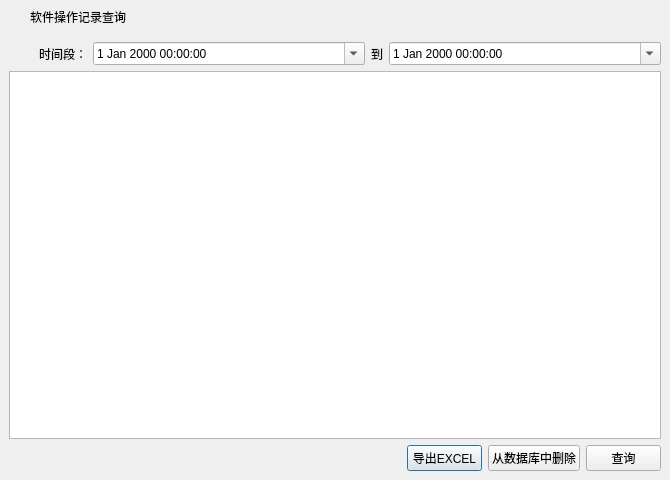
<?xml version="1.0" encoding="UTF-8"?>
<ui version="4.0">
 <class>frmSearchSystemLog</class>
 <widget class="QDialog" name="frmSearchSystemLog">
  <property name="geometry">
   <rect>
    <x>0</x>
    <y>0</y>
    <width>670</width>
    <height>480</height>
   </rect>
  </property>
  <property name="windowTitle">
   <string>软件操作记录查询</string>
  </property>
  <layout class="QGridLayout" name="gridLayout">
   <property name="leftMargin">
    <number>0</number>
   </property>
   <property name="topMargin">
    <number>0</number>
   </property>
   <property name="rightMargin">
    <number>0</number>
   </property>
   <property name="bottomMargin">
    <number>0</number>
   </property>
   <property name="spacing">
    <number>0</number>
   </property>
   <item row="0" column="0">
    <widget class="QWidget" name="widget_title" native="true">
     <property name="sizePolicy">
      <sizepolicy hsizetype="Preferred" vsizetype="Fixed">
       <horstretch>0</horstretch>
       <verstretch>0</verstretch>
      </sizepolicy>
     </property>
     <property name="minimumSize">
      <size>
       <width>100</width>
       <height>33</height>
      </size>
     </property>
     <layout class="QHBoxLayout" name="horizontalLayout_2">
      <property name="spacing">
       <number>0</number>
      </property>
      <property name="leftMargin">
       <number>0</number>
      </property>
      <property name="topMargin">
       <number>0</number>
      </property>
      <property name="rightMargin">
       <number>0</number>
      </property>
      <property name="bottomMargin">
       <number>0</number>
      </property>
      <item>
       <widget class="QLabel" name="lab_Ico">
        <property name="sizePolicy">
         <sizepolicy hsizetype="Minimum" vsizetype="Preferred">
          <horstretch>0</horstretch>
          <verstretch>0</verstretch>
         </sizepolicy>
        </property>
        <property name="minimumSize">
         <size>
          <width>30</width>
          <height>0</height>
         </size>
        </property>
        <property name="text">
         <string/>
        </property>
        <property name="alignment">
         <set>Qt::AlignCenter</set>
        </property>
       </widget>
      </item>
      <item>
       <widget class="QLabel" name="lab_Title">
        <property name="sizePolicy">
         <sizepolicy hsizetype="Expanding" vsizetype="Preferred">
          <horstretch>0</horstretch>
          <verstretch>0</verstretch>
         </sizepolicy>
        </property>
        <property name="styleSheet">
         <string notr="true">font: 10pt &quot;微软雅黑&quot;;</string>
        </property>
        <property name="text">
         <string>软件操作记录查询</string>
        </property>
        <property name="alignment">
         <set>Qt::AlignLeading|Qt::AlignLeft|Qt::AlignVCenter</set>
        </property>
       </widget>
      </item>
      <item>
       <widget class="QWidget" name="widget_menu" native="true">
        <property name="sizePolicy">
         <sizepolicy hsizetype="Minimum" vsizetype="Preferred">
          <horstretch>0</horstretch>
          <verstretch>0</verstretch>
         </sizepolicy>
        </property>
        <layout class="QHBoxLayout" name="horizontalLayout">
         <property name="spacing">
          <number>0</number>
         </property>
         <property name="leftMargin">
          <number>0</number>
         </property>
         <property name="topMargin">
          <number>0</number>
         </property>
         <property name="rightMargin">
          <number>0</number>
         </property>
         <property name="bottomMargin">
          <number>0</number>
         </property>
         <item>
          <widget class="QPushButton" name="btnMenu">
           <property name="enabled">
            <bool>false</bool>
           </property>
           <property name="sizePolicy">
            <sizepolicy hsizetype="Minimum" vsizetype="Expanding">
             <horstretch>0</horstretch>
             <verstretch>0</verstretch>
            </sizepolicy>
           </property>
           <property name="minimumSize">
            <size>
             <width>31</width>
             <height>0</height>
            </size>
           </property>
           <property name="cursor">
            <cursorShape>ArrowCursor</cursorShape>
           </property>
           <property name="focusPolicy">
            <enum>Qt::NoFocus</enum>
           </property>
           <property name="toolTip">
            <string/>
           </property>
           <property name="text">
            <string/>
           </property>
           <property name="flat">
            <bool>true</bool>
           </property>
          </widget>
         </item>
         <item>
          <widget class="QPushButton" name="btnMenu_Max">
           <property name="enabled">
            <bool>false</bool>
           </property>
           <property name="sizePolicy">
            <sizepolicy hsizetype="Minimum" vsizetype="Expanding">
             <horstretch>0</horstretch>
             <verstretch>0</verstretch>
            </sizepolicy>
           </property>
           <property name="minimumSize">
            <size>
             <width>31</width>
             <height>0</height>
            </size>
           </property>
           <property name="cursor">
            <cursorShape>ArrowCursor</cursorShape>
           </property>
           <property name="focusPolicy">
            <enum>Qt::NoFocus</enum>
           </property>
           <property name="toolTip">
            <string/>
           </property>
           <property name="text">
            <string/>
           </property>
           <property name="flat">
            <bool>true</bool>
           </property>
          </widget>
         </item>
         <item>
          <widget class="QPushButton" name="btnMenu_Min">
           <property name="sizePolicy">
            <sizepolicy hsizetype="Minimum" vsizetype="Expanding">
             <horstretch>0</horstretch>
             <verstretch>0</verstretch>
            </sizepolicy>
           </property>
           <property name="minimumSize">
            <size>
             <width>31</width>
             <height>0</height>
            </size>
           </property>
           <property name="cursor">
            <cursorShape>ArrowCursor</cursorShape>
           </property>
           <property name="focusPolicy">
            <enum>Qt::NoFocus</enum>
           </property>
           <property name="toolTip">
            <string>最小化</string>
           </property>
           <property name="text">
            <string/>
           </property>
           <property name="flat">
            <bool>true</bool>
           </property>
          </widget>
         </item>
         <item>
          <widget class="QPushButton" name="btnMenu_Close">
           <property name="sizePolicy">
            <sizepolicy hsizetype="Minimum" vsizetype="Expanding">
             <horstretch>0</horstretch>
             <verstretch>0</verstretch>
            </sizepolicy>
           </property>
           <property name="minimumSize">
            <size>
             <width>40</width>
             <height>0</height>
            </size>
           </property>
           <property name="cursor">
            <cursorShape>ArrowCursor</cursorShape>
           </property>
           <property name="focusPolicy">
            <enum>Qt::NoFocus</enum>
           </property>
           <property name="toolTip">
            <string>关闭</string>
           </property>
           <property name="text">
            <string/>
           </property>
           <property name="flat">
            <bool>true</bool>
           </property>
          </widget>
         </item>
        </layout>
       </widget>
      </item>
     </layout>
    </widget>
   </item>
   <item row="1" column="0">
    <widget class="QWidget" name="widget_main" native="true">
     <property name="styleSheet">
      <string notr="true">font: 10pt &quot;微软雅黑&quot;;</string>
     </property>
     <layout class="QVBoxLayout" name="verticalLayout_2">
      <item>
       <layout class="QVBoxLayout" name="verticalLayout">
        <item>
         <layout class="QHBoxLayout" name="horizontalLayout_3">
          <item>
           <widget class="QLabel" name="label_2">
            <property name="sizePolicy">
             <sizepolicy hsizetype="Fixed" vsizetype="Preferred">
              <horstretch>0</horstretch>
              <verstretch>0</verstretch>
             </sizepolicy>
            </property>
            <property name="minimumSize">
             <size>
              <width>78</width>
              <height>0</height>
             </size>
            </property>
            <property name="text">
             <string>时间段：</string>
            </property>
            <property name="alignment">
             <set>Qt::AlignRight|Qt::AlignTrailing|Qt::AlignVCenter</set>
            </property>
           </widget>
          </item>
          <item>
           <widget class="QDateTimeEdit" name="startDateTime">
            <property name="calendarPopup">
             <bool>true</bool>
            </property>
           </widget>
          </item>
          <item>
           <widget class="QLabel" name="label_3">
            <property name="sizePolicy">
             <sizepolicy hsizetype="Fixed" vsizetype="Preferred">
              <horstretch>0</horstretch>
              <verstretch>0</verstretch>
             </sizepolicy>
            </property>
            <property name="text">
             <string>到</string>
            </property>
            <property name="alignment">
             <set>Qt::AlignCenter</set>
            </property>
           </widget>
          </item>
          <item>
           <widget class="QDateTimeEdit" name="endDateTime">
            <property name="calendarPopup">
             <bool>true</bool>
            </property>
           </widget>
          </item>
         </layout>
        </item>
       </layout>
      </item>
      <item>
       <widget class="QTableWidget" name="tableWidget">
        <property name="styleSheet">
         <string notr="true"/>
        </property>
        <property name="editTriggers">
         <set>QAbstractItemView::NoEditTriggers</set>
        </property>
       </widget>
      </item>
      <item>
       <layout class="QHBoxLayout" name="horizontalLayout_6">
        <item>
         <spacer name="horizontalSpacer_2">
          <property name="orientation">
           <enum>Qt::Horizontal</enum>
          </property>
          <property name="sizeHint" stdset="0">
           <size>
            <width>40</width>
            <height>20</height>
           </size>
          </property>
         </spacer>
        </item>
        <item>
         <layout class="QHBoxLayout" name="horizontalLayout_5">
          <item>
           <widget class="QPushButton" name="btnExportExcel">
            <property name="minimumSize">
             <size>
              <width>75</width>
              <height>0</height>
             </size>
            </property>
            <property name="maximumSize">
             <size>
              <width>75</width>
              <height>16777215</height>
             </size>
            </property>
            <property name="text">
             <string>导出EXCEL</string>
            </property>
           </widget>
          </item>
          <item>
           <widget class="QPushButton" name="btnDeleteLog">
            <property name="text">
             <string>从数据库中删除</string>
            </property>
           </widget>
          </item>
          <item>
           <widget class="QPushButton" name="btnSearch">
            <property name="minimumSize">
             <size>
              <width>75</width>
              <height>0</height>
             </size>
            </property>
            <property name="maximumSize">
             <size>
              <width>75</width>
              <height>16777215</height>
             </size>
            </property>
            <property name="text">
             <string>查询</string>
            </property>
           </widget>
          </item>
         </layout>
        </item>
       </layout>
      </item>
     </layout>
    </widget>
   </item>
  </layout>
 </widget>
 <resources/>
 <connections/>
</ui>
